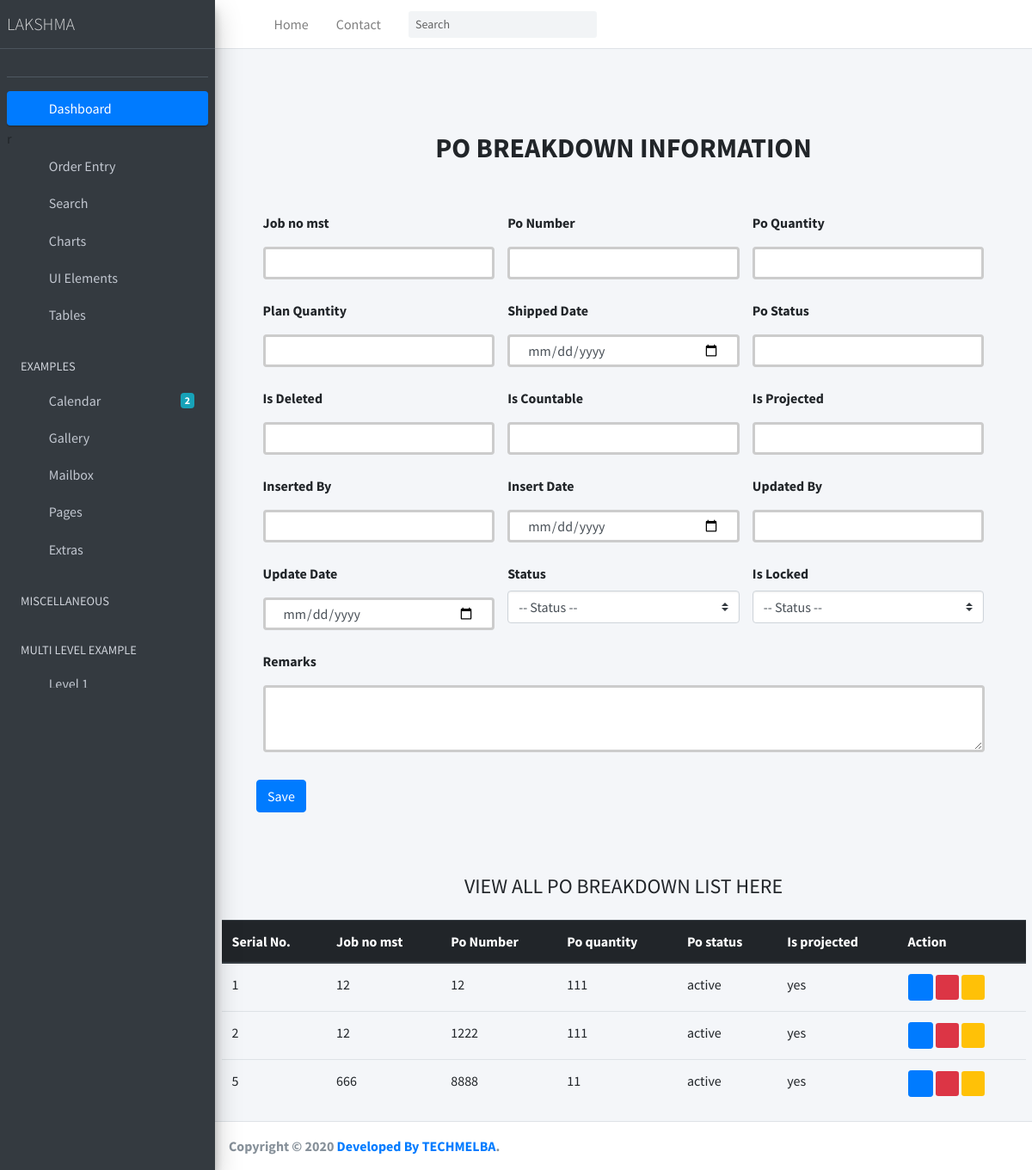
Page /po_breakdown/ on the committed database.
### Lakshma_ERP_App/models.py (models this page shows, shortened)
class OmPoBreakDown(models.Model):
    STATUS = (
        ('Yes', 'Yes'),
        ('No', 'No'),
    )
    job_no_mst = models.CharField(max_length=50, null=False)
    po_number = models.CharField(max_length=50, null=False)
    po_quantity = models.CharField(max_length=50, null=False)
    plan_quantity = models.CharField(max_length=50, null=False)
    shipped_date = models.DateTimeField(auto_now_add=True, null=False)
    is_deleted = models.CharField(max_length=50, null=False)
    is_countable = models.CharField(max_length=50, null=False)
    is_projected = models.CharField(max_length=50, null=False)
    remarks = models.TextField(null=True)
    inserted_by = models.CharField(max_length=120, null=True)
    insert_date = models.DateTimeField(default=now)
    updated_by = models.CharField(max_length=120, null=True)
    update_date = models.DateTimeField(default=now)
    status_active = models.CharField(max_length=20, choices=STATUS, default=0, null=True)
    is_locked = models.CharField(max_length=20, choices=STATUS, default=1, null=True)
    po_status =  models.CharField(max_length=50, null=False)

### Lakshma_ERP_App/views.py (the view, shortened to what this page needs)
# urls.py: path('po_breakdown/', POBreakdownInfo.as_view(), name='POBreakdownInfo'),
class POBreakdownInfo(View):
    def get(self, request):
        po_breakdown = OmPoBreakDown.objects.all()
        context = {
            'po_breakdown': po_breakdown
        }
        return render(request, 'Order_Entry/po_breakdown.html', context)

### templates/Order_Entry/po_breakdown.html (shortened to what this page needs)
{% extends 'index.html' %}
{% block body %}
<div class="container p-5 bg-color">
    <div class="py-5 text-center">
      <h2 class="text-uppercase font-weight-bold">PO BREAKDOWN INFORMATION</h2>
    </div>
    <div class="col-md-12 order-md-1 mb-2">
      <form class="needs-validation " method="post" action="" enctype="multipart/form-data">
        <div class="row justify-content-center">
           <div class="col-md-4 mb-3">
            <label for="job_no_mst  ">Job no mst</label>
            <input
            name="job_no_mst       "
              type="text"
              class="form-control"
              id="job_no_mst      "
              placeholder=""
              value=""
              required=""
            />
          </div>
           <div class="col-md-4 mb-3">
            <label for="po_number   ">Po Number</label>
            <input
            name="po_number        "
              type="text"
              class="form-control"
              id="po_number       "
              placeholder=""
              value=""
              required=""
            />
          </div>
           <div class="col-md-4 mb-3">
            <label for="po_quantity">Po Quantity</label>
            <input
            name="po_quantity "
              type="text"
              class="form-control"
              id="po_quantity       "
              placeholder=""
              value=""
              required=""
            />
          </div>
           <div class="col-md-4 mb-3">
            <label for="plan_quantity   ">Plan Quantity</label>
            <input
            name="plan_quantity        "
              type="text"
              class="form-control"
              id="plan_quantity      "
              placeholder=""
              value=""
              required=""
            />
          </div>
           <div class="col-md-4 mb-3">
            <label for="shipped_date    ">Shipped Date</label>
            <input
            name="shipped_date         "
              type="date"
              class="form-control"
              id="shipped_date       "
              placeholder=""
              value=""
              required=""
            />
          </div>
           <div class="col-md-4 mb-3">
            <label for="po_status     ">Po Status</label>
            <input
            name="po_status          "
              type="text"
              class="form-control"
              id="po_status        "
              placeholder=""
              value=""
              required=""
            />
          </div>
           <div class="col-md-4 mb-3">
            <label for="is_deleted  ">Is Deleted</label>
            <input
            name="is_deleted  "
              type="text"
              class="form-control"
              id="is_deleted  "
              placeholder=""
              value=""
              required=""
            />
          </div>
           <div class="col-md-4 mb-3">
            <label for="is_countable ">Is Countable</label>
            <input
            name="is_countable"
              type="text"
              class="form-control"
              id="is_countable"
              placeholder=""
              value=""
              required=""
            />
          </div>
          <div class="col-md-4 mb-3">
            <label for="is_projected ">Is Projected</label>
            <input
            name="is_projected"
              type="text"
              class="form-control"
              id="is_projected"
              placeholder=""
              value=""
              required=""
            />
          </div>
          <div class="col-md-4 mb-3">
            <label for="inserted_by    ">Inserted By</label>
            <input
              name="inserted_by    "
              type="text"
              class="form-control"
              id="inserted_by    "
              placeholder=""
              value=""
            />
          </div>
          <div class="col-md-4 mb-3">
            <label for="insert_date    ">Insert Date</label>
            <input
              name="insert_date    "
              type="date"
              class="form-control"
              id="insert_date    "
              placeholder=""
              value=""
            />
          </div>
          <div class="col-md-4 mb-3">
            <label for="updated_by    ">Updated By</label>
            <input
              name="updated_by    "
              type="text"
              class="form-control"
              id="updated_by    "
              placeholder=""
              value=""
            />
          </div>
          <div class="col-md-4 mb-3">
            <label for="update_date    ">Update Date</label>
            <input
              name="update_date    "
              type="date"
              class="form-control"
              id="update_date    "
              placeholder=""
              value=""
            />
          </div>
          <div class="col-md-4 mb-3">
            <label for="status_active    ">Status</label>
            <select
            name="status_active "
            class="custom-select d-block w-100"
            id="status_active "
          >
          <option value="">-- Status --</option>
          </select>
          </div>
          <div class="col-md-4 mb-3">
            <label for="is_locked    ">Is Locked</label>
            <select
            name="is_locked "
            class="custom-select d-block w-100"
            id="is_locked "
          >
          <option value="">-- Status --</option>
          </select>
          </div>
          <div class="col-md-12 mb-3">
            <label for="remarks  "> Remarks </label>
            <textarea
            name="remarks  "
              type="text"
              class="form-control"
              id="remarks  "
              placeholder=""
              value=""
              required=""
            > </textarea>
          </div>
        </div>
        </div>
        <button type="submit" class="btn btn-primary">Save</button>
    </div>
    <div class="container mt-4">
      <h4 class="text-center mb-4">VIEW ALL PO BREAKDOWN LIST HERE</h4>
      <div class="table-responsive">
      <table class="table table-hover">
        <thead class="thead-dark">
          <tr>
            <th scope="col">Serial No.</th>
            <th scope="col">Job no mst</th>
            <th scope="col">Po Number</th>
            <th scope="col">Po quantity</th>
            <th scope="col">Po status</th>
            <th scope="col">Is projected</th>
            <th scope="col">Action</th>
          </tr>
        </thead>
        <tbody>
          {% for i in po_breakdown  %}
          <tr>
            <td>{{i.id}}</td>
            <td>{{i.job_no_mst}}</td>
            <td>{{i.po_number}}</td>
            <td>{{i.po_quantity}}</td>
            <td>{{i.po_status}}</td>
            <td>{{i.is_projected}}</td>
            <td>
             <a href="/viewcompanyInfo/{{i.id}}"><i class="fas fa-eye btn btn-primary btn-sm" ></i></a>
             <a href="/editcompanyInfo/{{i.id}}"><i class="fas fa-pencil-alt btn-danger btn-sm"></i></a>
             <a href="/delete_company/{{i.id}}"><i class="far fa-trash-alt btn-warning btn-sm"></i></a>
            </td>
          </tr>
          {% endfor %}
        </tbody>
      </table>
      </div>
    </div>
{%endblock body%}

### templates/index.html (style rules this page uses)
input[type=text] { width: 100%; padding: 12px 20px; margin: 8px 0; box-sizing: border-box; border: 3px solid #ccc; -webkit-transition: 0.5s; transition: 0.5s; outline: none; }
input[type=date] { width: 100%; padding: 12px 20px; margin: 8px 0; box-sizing: border-box; border: 3px solid #ccc; -webkit-transition: 0.5s; transition: 0.5s; outline: none; }
textarea[type=text] { width: 100%; padding: 12px 20px; margin: 8px 0; box-sizing: border-box; border: 3px solid #ccc; -webkit-transition: 0.5s; transition: 0.5s; outline: none; }

### rows in the picture
OmPoBreakDown: id "1", job_no_mst "12", po_number "12", po_quantity "111", po_status "active", is_projected "yes"
OmPoBreakDown: id "2", job_no_mst "12", po_number "1222", po_quantity "111", po_status "active", is_projected "yes"
OmPoBreakDown: id "5", job_no_mst "666", po_number "8888", po_quantity "11", po_status "active", is_projected "yes"
